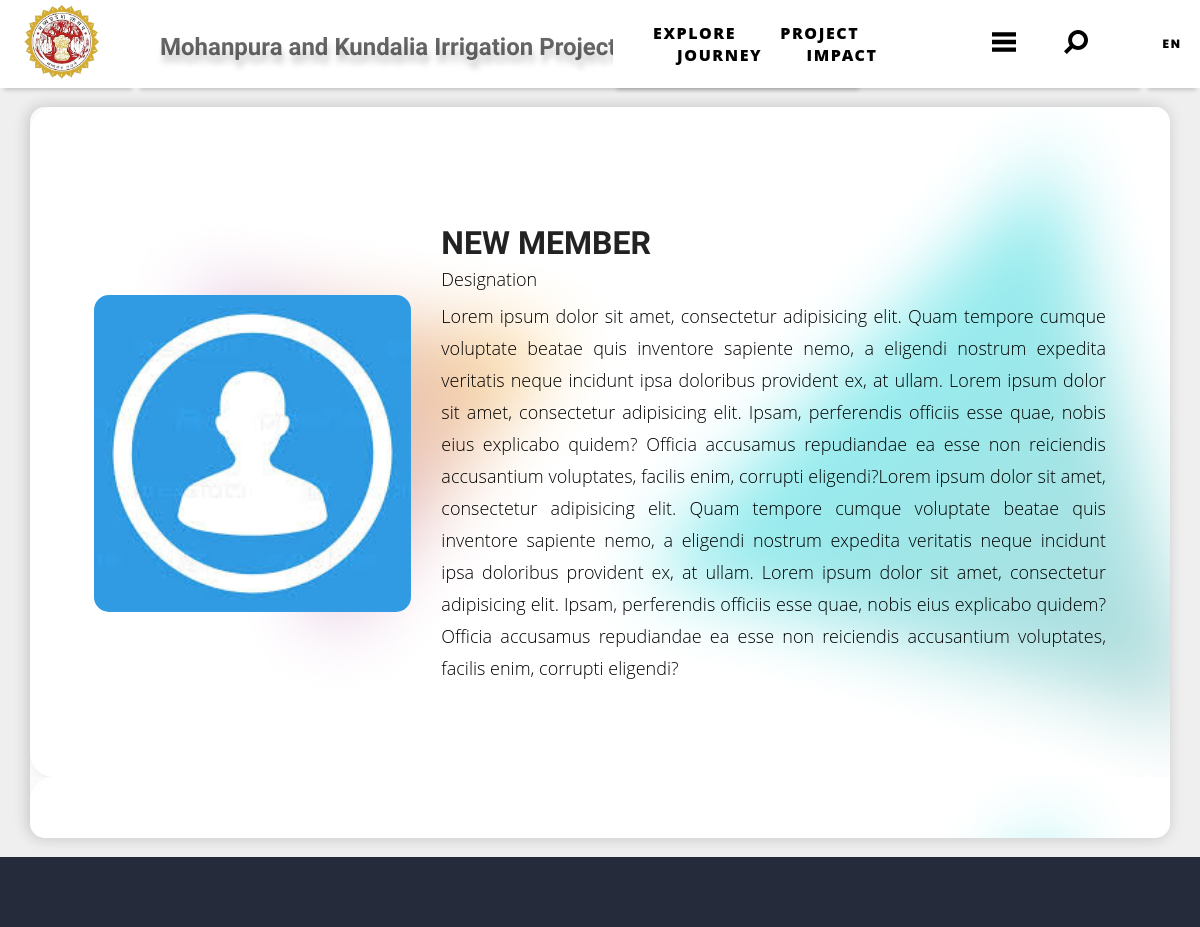
Before: /team1/2/ (upper part) with the older database file.
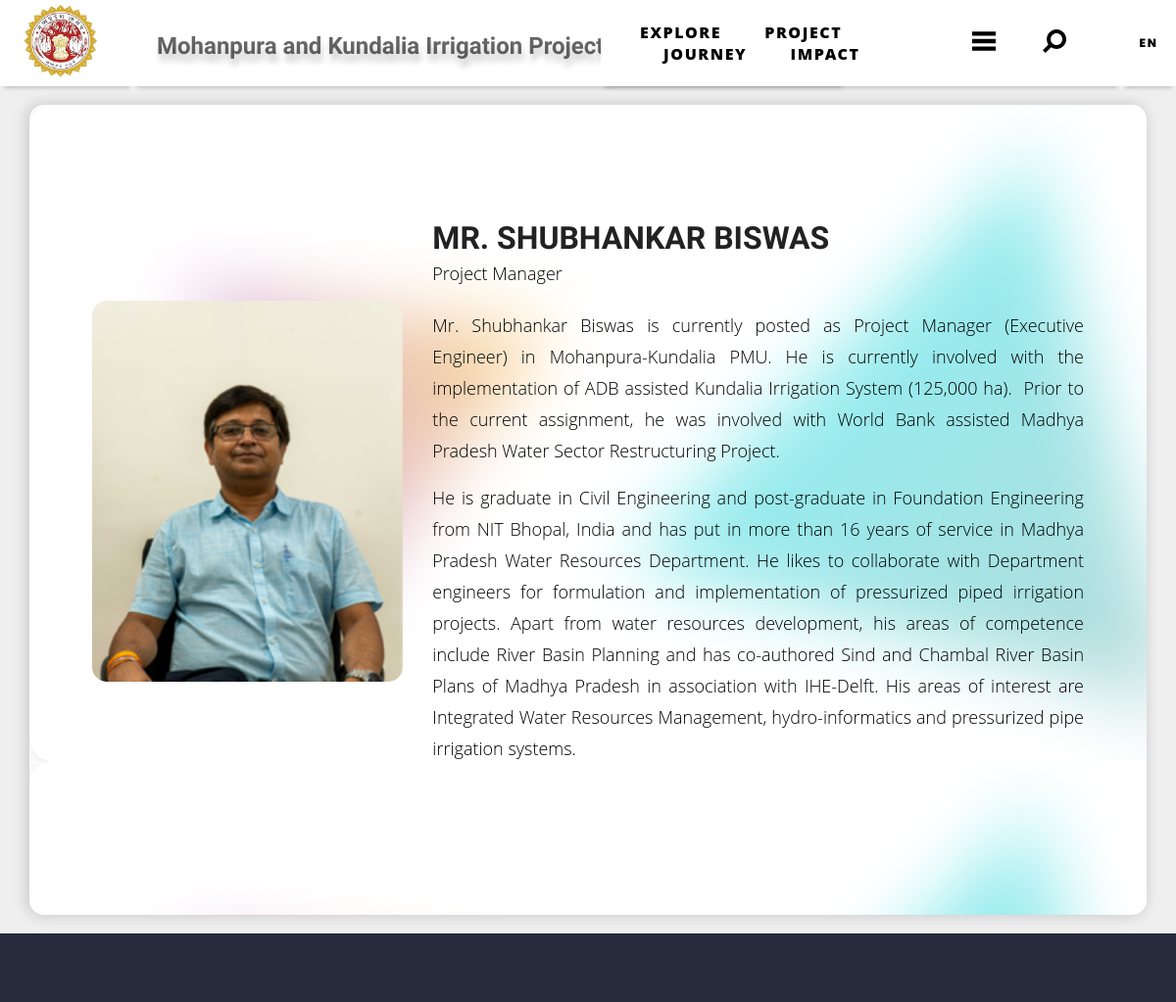
After: the same page with the newer database file.
### zapp/models.py (models this page shows, shortened)
class CoreTeam(models.Model):
    name =  models.CharField(max_length=50)
    Designation =  models.CharField(max_length=50)
    detail = RichTextField(null=True)
    image = models.FileField(null=True)
    date = models.DateField(null=True)

### zapp/views.py (the view)
# urls.py: path('team1/<int:blo_id>/',CORETEAMDYNAMIC, name='CoreTeamDynamic'),
def CORETEAMDYNAMIC(request,blo_id):
    cat = CoreTeam.objects.get(id=blo_id)
    d = {"cat":cat,}
    return render(request, 'dynamic/team.html',d)

### zapp/templates/dynamic/team.html (shortened to what this page needs)
<!DOCTYPE html>
<html lang="zxx">
<head>
    {% load static %}
  <link rel="stylesheet" href="{% static 'doctor/plugins/bootstrap/css/bootstrap.min.css' %}">
  <link rel="stylesheet" href="{% static 'doctor/plugins/icofont/icofont.min.css' %}">
  <link rel="stylesheet" href="{% static 'doctor/plugins/slick-carousel/slick/slick.css' %}">
  <link rel="stylesheet" href="{% static 'doctor/plugins/slick-carousel/slick/slick-theme.css' %}">
  <link rel="stylesheet" href="{% static 'doctor/css/style.css' %}">
</head>
<body id="top">
{% include 'header.html' %}
<br>
<main style="background-image:url({% static 'assets/images/fig.jpg' %}) ;margin-left: 30px;margin-right: 30px;
;box-shadow: -2px 0px 15px 0px rgb(24 24 24 / 20%);border-radius: 15px;" >
<div style="margin-right: 40px;margin-left: 40px;text-align: center;" >
  <section class="section doctor-single" >
    <div class="container">
      <div class="row">
        <div class="col-lg-4 col-md-6">
          <div class="doctor-img-block">
            <img src="{{ cat.image.url }}" style="width: 214;height: 262;border-radius: 15px;"  class="img-fluid w-100">
          </div>
        </div>
        <div class="col-lg-8 col-md-6">
          <div class="doctor-details mt-4 mt-lg-0">
            <h4 class="mb-0" style="text-align:left" > {{ cat.name }}</h4>
            <p style="color: black;text-align:left" >  {{ cat.Designation }}</p>
            <br><br>
            <p style="text-align: justify;margin-top: -50px;color: black;">{{ cat.detail| safe }}</p>
          </div>
        </div>
      </div>
    </div>
  </section>
    <br><br>
</div>
    </main>
<br>
{% include 'footer.html' %}
  </body>
  </html>

Changed rows visible on the page:
changed CoreTeam: image: a different picture; name "NEW MEMBER" → "MR. SHUBHANKAR BISWAS"; Designation "Designation" → "Project Manager"; detail "Lorem ipsum dolor sit amet, consectetur adipisicing elit. Quam tempore cumque voluptate beatae quis inventore sapiente nemo, a eligendi nostrum expedita veritatis neque incidunt ipsa doloribus provident ex, at ullam. Lorem ipsum dolor sit amet, consectetur adipisicing elit. Ipsam, perferendis officiis esse quae, nobis eius explicabo quidem? Officia accusamus repudiandae ea esse non reiciendis accusantium voluptates, facilis enim, corrupti eligendi?Lorem ipsum dolor sit amet, consectetur adipisicing elit. Quam tempore cumque voluptate beatae quis inventore sapiente nemo, a eligendi nostrum expedita veritatis neque incidunt ipsa doloribus provident ex, at ullam. Lorem ipsum dolor sit amet,…" → "Mr. Shubhankar Biswas is currently posted as Project Manager (Executive Engineer) in Mohanpura-Kundalia PMU. He is currently involved with the implementation of ADB assisted Kundalia Irrigation System (125,000 ha). Prior to the current assignment, he was involved with World Bank assisted Madhya Pradesh Water Sector Restructuring Project. He is graduate in Civil Engineering and post-graduate in Foundation Engineering from NIT Bhopal, India and has put in more than 16 years of service in Madhya Pradesh Water Resources Department. He likes to collaborate with Department engineers for formulation and implementation of pressurized piped irrigation projects. Apart from water resources…"
